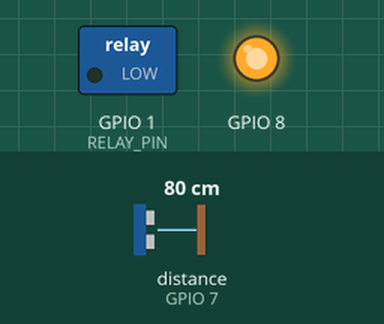
Simulated run of this program. Board: ESP32-C3. On the bench: switched loads named in the program (green lamp = pin HIGH), output pins drawn as LEDs (lit = HIGH). Wiring (inferred from the names in the program): ultrasonic range finder: trigger GPIO 10; echo GPIO 7. The test bench sets the inputs (shaded band); at power-on: distance to the obstacle (sensor on GPIO 7) 80 cm. The echo pulse lasts 58.3 µs per cm; WiFi joins after 1.5 s; servers stay silent unless stated; uploads are accepted with an empty reply; pins used as bus, display or sensor lines are not drawn; what the program prints to the serial monitor is not drawn.

Above: at 1.2 s.
1.3 s: distance to the obstacle (sensor on GPIO 7) set to 5 cm
4.2 s: distance to the obstacle (sensor on GPIO 7) set to 2 cm
At 6.05 s:
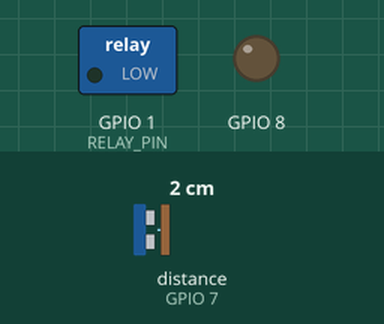
7.2 s: distance to the obstacle (sensor on GPIO 7) set to 4 cm
At 15.15 s:
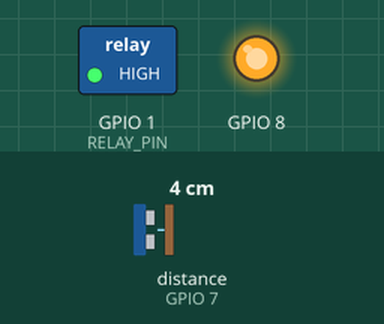
Timing chart, 0 to 15.3 s (numbered marks = the images above; inputs shaded):
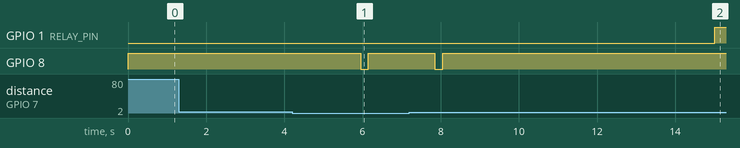

The program:

main.cpp
```cpp
#include <Arduino.h>
#include <WiFi.h>
#include <HTTPClient.h>
#include <AccelStepper.h>
#include "config.h"

// ============================================================================
// OBJETO ACCELSTEPPER
// ============================================================================
AccelStepper stepper(AccelStepper::DRIVER, STEP_PIN, DIR_PIN);

// ============================================================================
// VARIABLES GLOBALES
// ============================================================================
bool wledState = false;  // false = apagado, true = encendido
unsigned long lastSensorRead = 0;
unsigned long lastSensorTriggerTime = 0;
unsigned long systemStartTime = 0;
bool relayTurnedOn = false;

// ============================================================================
// SENSOR ULTRASÓNICO
// ============================================================================
float measureDistance() {
    digitalWrite(TRIG_PIN, LOW);
    delayMicroseconds(2);
    digitalWrite(TRIG_PIN, HIGH);
    delayMicroseconds(10);
    digitalWrite(TRIG_PIN, LOW);

    long duration = pulseIn(ECHO_PIN, HIGH, TIMEOUT_US);

    if (duration == 0 || duration > TIMEOUT_US) {
        return -1;
    }

    return (duration * 0.0343) / 2;
}

// ============================================================================
// CONTROL WLED (TOGGLE - Alterna encendido/apagado)
// ============================================================================
void toggleWLED() {
    if (wledState) {
        // APAGAR WLED
        Serial.println("[WLED] Apagando...");
        WiFi.begin(WIFI_SSID, WIFI_PASSWORD);

        unsigned long start = millis();
        while (WiFi.status() != WL_CONNECTED && millis() - start < 10000) {
            delay(1);
        }

        if (WiFi.status() == WL_CONNECTED) {
            HTTPClient http;
            http.begin("http://" WLED_IP "/win&T=0");
            int code = http.GET();
            http.end();

            if (code == 200) {
                wledState = false;
                Serial.println("[WLED] ✓ Apagado");
            } else {
                Serial.println("[WLED] ✗ Error al apagar");
            }
        } else {
            Serial.println("[WLED] ✗ WiFi timeout");
        }

        WiFi.disconnect(true);
        WiFi.mode(WIFI_OFF);
    } else {
        // ENCENDER WLED
        Serial.println("[WLED] Encendiendo...");
        WiFi.begin(WIFI_SSID, WIFI_PASSWORD);

        unsigned long start = millis();
        while (WiFi.status() != WL_CONNECTED && millis() - start < 10000) {
            delay(1);
        }

        if (WiFi.status() == WL_CONNECTED) {
            HTTPClient http;
            http.begin("http://" WLED_IP "/win&PL=2");
            int code = http.GET();
            http.end();

            if (code == 200) {
                wledState = true;
                Serial.println("[WLED] ✓ Encendido");
            } else {
                Serial.println("[WLED] ✗ Error al encender");
            }
        } else {
            Serial.println("[WLED] ✗ WiFi timeout");
        }

        WiFi.disconnect(true);
        WiFi.mode(WIFI_OFF);
    }
}

// ============================================================================
// CONTROL DEL RELÉ
// ============================================================================
void relayOn() {
    digitalWrite(RELAY_PIN, HIGH);
    Serial.println("[RELAY] 10V ON");
    //triggerWLED_on();  // Encender WLED con playlist
}

void relayOff() {
    digitalWrite(RELAY_PIN, LOW);
    Serial.println("[RELAY] 10V OFF");
    //triggerWLED_off();  // Apagar WLED con T=0
}


// ============================================================================
// SETUP
// ============================================================================
void setup() {
    Serial.begin(SERIAL_BAUD_RATE);
    Serial.println("------------------------------------");
    Serial.println("Control de WLED por sensor ultrasónico");
    Serial.println("------------------------------------");

    // Configurar pines del sensor
    pinMode(TRIG_PIN, OUTPUT);
    pinMode(ECHO_PIN, INPUT);

    // Configurar pin del relé
    pinMode(RELAY_PIN, OUTPUT);
    digitalWrite(RELAY_PIN, LOW);

    // Configurar pin de LED indicador (opcional)
    pinMode(8, OUTPUT);
    digitalWrite(8, HIGH);

    // Configurar motor (inicializado pero no se usa)
    pinMode(ENABLE_PIN, OUTPUT);
    digitalWrite(ENABLE_PIN, HIGH);
    stepper.setEnablePin(ENABLE_PIN);
    stepper.setPinsInverted(true, false, true);
    stepper.setMaxSpeed(MAX_SPEED);
    stepper.setAcceleration(ACCELERATION);
    stepper.disableOutputs();

    Serial.println("Sistema listo. Esperando detección del sensor...");
    systemStartTime = millis();
}

// ============================================================================
// LOOP
// ============================================================================
void loop() {
    unsigned long currentMillis = millis();

    // Leer sensor cada SENSOR_DELAY ms
    if (currentMillis - lastSensorRead > SENSOR_DELAY) {
        lastSensorRead = currentMillis;
        float distance = measureDistance();

        if (distance > 0 && distance < UMBRAL_DISTANCIA) {
            // Debounce para evitar múltiples detecciones rápidas
            if (currentMillis - lastSensorTriggerTime > 500) {
                lastSensorTriggerTime = currentMillis;

                Serial.print("[SENSOR] Detectado a ");
                Serial.print(distance);
                Serial.println(" cm");

                // Alternar WLED (enciende si está apagado, apaga si está encendido)
                toggleWLED();

                // LED indicador (opcional)
                digitalWrite(8, LOW);
                delay(200);
                digitalWrite(8, HIGH);
            }
        }
    }

    static bool done = false;
    static unsigned long t0 = millis();
    if (!done && millis() - t0 >= (RELAY_ACTIVATION_TIME * 1000)) {
        relayOn();
        done = true;
    }


    // El motor no hace nada - está deshabilitado
    // Si quieres que el motor nunca se mueva, asegúrate de que nunca se llame a stepper.move()
}
```

config.h
```cpp
/**
 * config.h - Configuración del sistema de control de mesa
 *
 * ESP32-C3 Mini - Control de motor paso a paso + relé 10V
 */

#pragma once

#include <Arduino.h>

// ============================================================================
// PINES DE CONEXIÓN
// ============================================================================

// Motor paso a paso
#define DIR_PIN             5       // Dirección del motor
#define STEP_PIN            6       // Paso del motor
#define ENABLE_PIN          20      // Habilitación del motor

// Sensor ultrasónico
#define TRIG_PIN            10      // Trigger del sensor
#define ECHO_PIN            7       // Echo del sensor

// Final de carrera
#define ENDSTOP_PIN         21      // Final de carrera (INPUT_PULLUP)

// Relé de 10V
#define RELAY_PIN            1       // Control del relé (GPIO1)

// ============================================================================
// PARÁMETROS DEL MOTOR
// ============================================================================

#define MAX_SPEED           1500.0f     // Velocidad máxima (pasos/seg)
#define ACCELERATION        500.0f      // Aceleración (pasos/seg^2)
#define HOMING_SPEED        1500.0f     // Velocidad de homing
#define MAX_TRAVEL_STEPS    40000L      // Recorrido máximo desde home
#define HOMING_BACK_OFF_STEPS 100       // Pasos de retroceso tras FDC

// ============================================================================
// PARÁMETROS DEL SENSOR ULTRASÓNICO
// ============================================================================

#define UMBRAL_DISTANCIA    4           // Distancia de activación (cm)
#define TIMEOUT_US          25000L      // Timeout del sensor (25ms)
#define SENSOR_DELAY        100         // Tiempo entre lecturas (ms)

// ============================================================================
// CONFIGURACIÓN SERIAL
// ============================================================================

#define SERIAL_BAUD_RATE    115200      // Velocidad del puerto serie

// ============================================================================
// ANTIREBOTE DEL FDC
// ============================================================================

//volatile unsigned long lastEndstopTime = 0;
const unsigned long ENDSTOP_DEBOUNCE = 50;  // 50ms

// ============================================================================
// RELÉ
// ============================================================================
#define RELAY_ACTIVATION_TIME   15     // Segundos

// ============================================================================
// WIFI (opcional, para futuras funciones de monitoreo remoto)
// ============================================================================
#define WIFI_SSID       "Julianno-WiFi"
#define WIFI_PASSWORD   "JULIANf1"
#define WLED_IP         "192.168.1.195"
```

Measured:
- the behaviour switches between 4 and 3 cm on distance to the obstacle (sensor on GPIO 7) (found by bisection; images 0 and 1)
- after the input at 1.3 s, every drawn part: stays the same
- after the input at 4.2 s, GPIO 8: HIGH → LOW after 1.8 s, → HIGH 0.20 s later
- after the input at 7.2 s, GPIO 1 (RELAY_PIN): LOW → HIGH after 7.8 s; GPIO 8: goes on until 8.1 s, then stays HIGH
